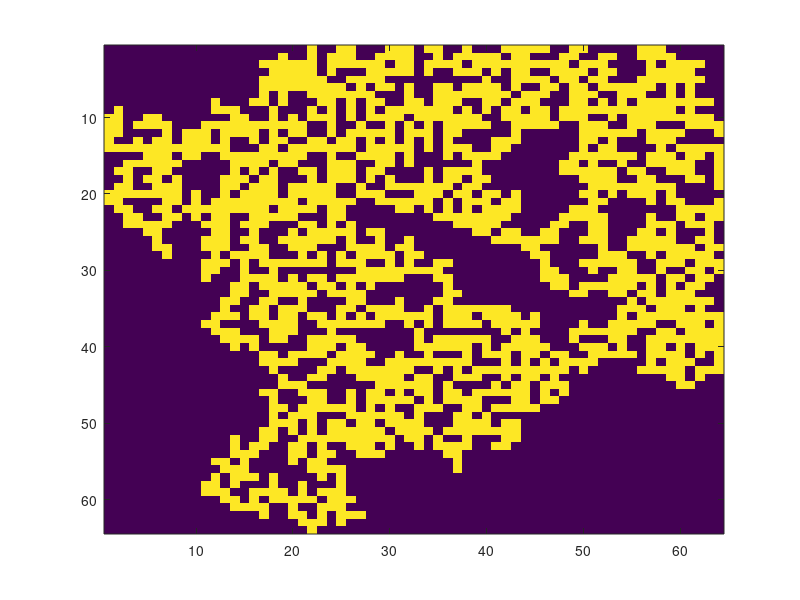

Write the MATLAB code that produced this figure. (Note: this script raises an error after producing the figure.)
% Example of use of the walk routine
% Generate spanning cluster (l-r spanning)
lx =64;
ly = 64;
p = 0.585;
ncount = 0;
perc = [];
while (size(perc ,1)==0)
ncount = ncount + 1;
if (ncount >1000)
return
end
z=rand(lx,ly)<p;
[lw,num]=bwlabel(z,4);
perc_x = intersect(lw(1,:),lw(lx ,:));
perc = find(perc_x >0)
end
s = regionprops(lw,'Area');
clusterareas = cat(1,s.Area);
maxarea = max(clusterareas);
i = find(clusterareas==maxarea);
zz = lw == i;
% zz now contains the spanning cluster
imagesc(zz);
% Display spanning cluster
% Run walk on this cluster
[l,r] = walk(zz);
zzz = l.*r;
% Find points where both l and r are non-zero
zadd = zz + zzz;
subplot(2,2,1), imagesc(zz);
subplot(2,2,2), imagesc(zadd);
subplot(2,2,3), imagesc(zzz >0);
subplot(2,2,4), imagesc(l+r>0);
function [left ,right] = walk(z);
%
% Left turning walker
%
% Returns left: nr of times walker passes a site
%
% First , ensure that array only has one contact point at left and
% right end: topmost points chosen
%
nx = size(z,1);
ny = size(z,2);
i = find(z(1,:)>0);
iy0 = i(1);
% starting point for walker
ix0 = 1;
% stopping point for walker
% First do left -turning walker
dirs = zeros(4,2);
dirs(1,1) = -1;
dirs(1,2) = 0;
dirs(2,1) = 0;
dirs(2,2) = -1;
dirs(3,1) = 1;
dirs(3,2) = 0;
dirs(4,1) = 0;
dirs(4,2) = 1;
nwalk = 1;
ix = ix0;
iy = iy0;
dir = 1;
% 1=left , 2 = down , 3 = right , 4 = up;
left = zeros(nx,ny);
while (nwalk >0)
left(ix,iy) = left(ix,iy) + 1;
% Turn left until you find an occupied site
nfound = 0;
while (nfound==0)
dir = dir - 1;
if (dir <1)
dir = dir + 4;
end
% Check this direction
iix = ix + dirs(dir ,1);
iiy = iy + dirs(dir ,2);
if (iix==nx+1)
nwalk = 0;
% Walker escaped
iix = nx;
ix1 = ix;
iy1 = iy;
end
% Is there a site here?
if (iix >0)
if (iiy >0)
if (iiy<ny+1)
if (z(iix,iiy)>0)
% there is a site here , move here
ix = iix;
iy = iiy;
nfound = 1;
dir = dir + 2;
if (dir >4)
dir = dir - 4;
end
end
end
end
end
end
end
%left;
nwalk = 1;
ix = ix0;
iy = iy0;
dir = 1;
% 1=left , 2 = down , 3 = right , 4 = up;
right = zeros(nx,ny);
while (nwalk >0)
right(ix,iy) = right(ix,iy) + 1;
% ix,iy
% Turn right until you find an occupied site
nfound = 0;
while (nfound==0)
dir = dir + 1;
if (dir >4)
dir = dir - 4;
end
% Check this direction
iix = ix + dirs(dir ,1);
iiy = iy + dirs(dir ,2);
if (iix==nx+1)
if (iy==iy1)
nwalk = 0;
% Walker escaped
iix = nx;
end
end
% Is there a site here?
if (iix >0)
if (iiy >0)
if (iiy<ny+1)
if (iix<nx+1)
if (z(iix,iiy)>0)
% there is a site here , move here
ix = iix;
iy = iiy;
nfound = 1;
dir = dir - 2;
if (dir <1)
dir = dir + 4;
end
end
end
end
end
end
end
end